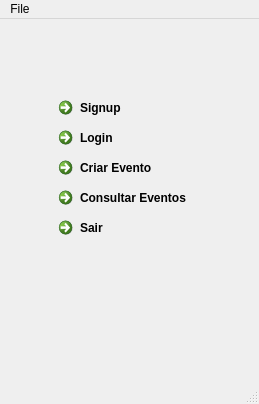
<?xml version="1.0" encoding="UTF-8"?>
<ui version="4.0">
 <class>TicketSystem</class>
 <widget class="QMainWindow" name="TicketSystem">
  <property name="geometry">
   <rect>
    <x>0</x>
    <y>0</y>
    <width>259</width>
    <height>404</height>
   </rect>
  </property>
  <property name="windowTitle">
   <string>TicketSystem</string>
  </property>
  <widget class="QWidget" name="centralWidget">
   <layout class="QHBoxLayout" name="horizontalLayout">
    <item>
     <widget class="QStackedWidget" name="stackedWidget">
      <property name="currentIndex">
       <number>0</number>
      </property>
      <widget class="QWidget" name="menu">
       <widget class="QCommandLinkButton" name="login">
        <property name="geometry">
         <rect>
          <x>40</x>
          <y>90</y>
          <width>168</width>
          <height>37</height>
         </rect>
        </property>
        <property name="text">
         <string>Login</string>
        </property>
       </widget>
       <widget class="QCommandLinkButton" name="checkEvents">
        <property name="geometry">
         <rect>
          <x>40</x>
          <y>150</y>
          <width>168</width>
          <height>37</height>
         </rect>
        </property>
        <property name="text">
         <string>Consultar Eventos</string>
        </property>
       </widget>
       <widget class="QCommandLinkButton" name="quit">
        <property name="geometry">
         <rect>
          <x>40</x>
          <y>180</y>
          <width>168</width>
          <height>37</height>
         </rect>
        </property>
        <property name="text">
         <string>Sair</string>
        </property>
       </widget>
       <widget class="QCommandLinkButton" name="signup">
        <property name="geometry">
         <rect>
          <x>40</x>
          <y>60</y>
          <width>168</width>
          <height>37</height>
         </rect>
        </property>
        <property name="text">
         <string>Signup</string>
        </property>
       </widget>
       <widget class="QLabel" name="welcome">
        <property name="geometry">
         <rect>
          <x>20</x>
          <y>30</y>
          <width>211</width>
          <height>41</height>
         </rect>
        </property>
        <property name="text">
         <string/>
        </property>
       </widget>
       <widget class="QCommandLinkButton" name="login_2">
        <property name="geometry">
         <rect>
          <x>40</x>
          <y>120</y>
          <width>168</width>
          <height>37</height>
         </rect>
        </property>
        <property name="text">
         <string>Criar Evento</string>
        </property>
       </widget>
      </widget>
     </widget>
    </item>
   </layout>
  </widget>
  <widget class="QMenuBar" name="menuBar">
   <property name="geometry">
    <rect>
     <x>0</x>
     <y>0</y>
     <width>259</width>
     <height>23</height>
    </rect>
   </property>
   <widget class="QMenu" name="menuFile">
    <property name="title">
     <string>File</string>
    </property>
    <addaction name="separator"/>
    <addaction name="actionSave"/>
    <addaction name="actionQuit"/>
   </widget>
   <addaction name="menuFile"/>
  </widget>
  <widget class="QStatusBar" name="statusBar"/>
  <action name="actionSave">
   <property name="text">
    <string>Save</string>
   </property>
  </action>
  <action name="actionQuit">
   <property name="text">
    <string>Quit</string>
   </property>
  </action>
 </widget>
 <layoutdefault spacing="6" margin="11"/>
 <resources/>
 <connections/>
</ui>
